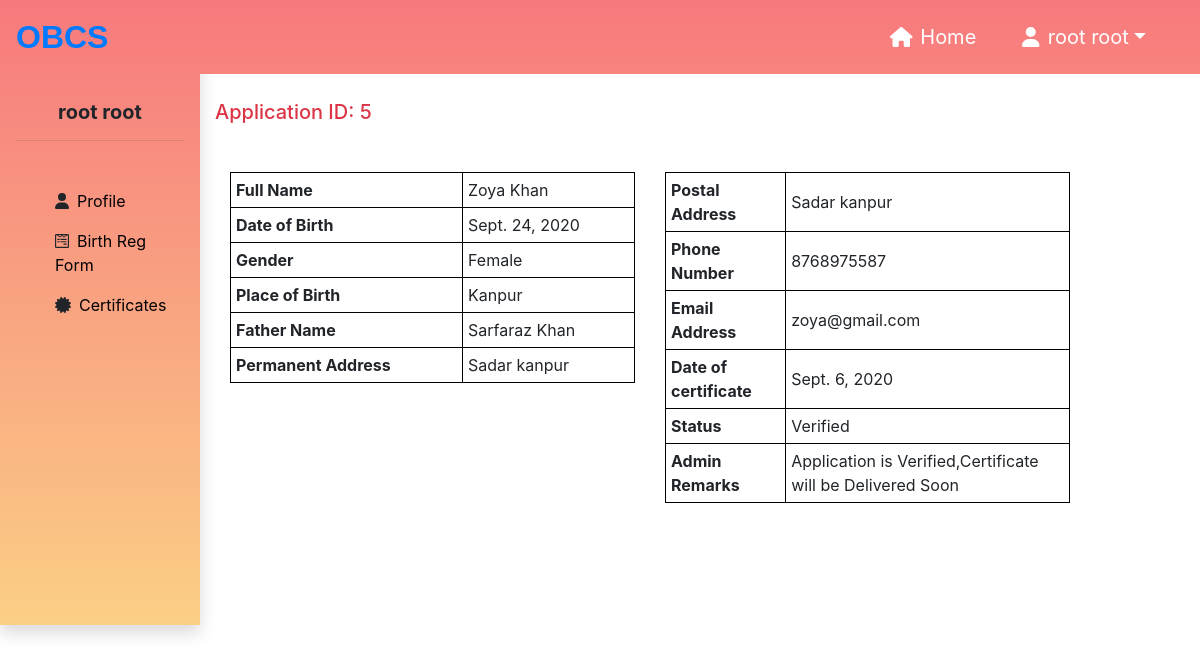
The page /user/selectcertificate/5/ (signed in) on the database its author committed.
### user/models.py (models this page shows)
class applicationmodel(models.Model):
    gen=(('Male','Male'),('Female','Female'))
    dob=models.DateField()
    gender=models.CharField(max_length=70,choices=gen,default="Male")
    name=models.CharField(max_length=70)
    birth_place=models.CharField(max_length=70)
    fname=models.CharField(max_length=70)
    permanent_address=models.TextField()
    postal_address=models.TextField()
    phone=models.IntegerField()
    email=models.EmailField()
    doa=models.DateField(default=date.today())
    status=models.CharField(max_length=70,default='Pending')
    remark=models.CharField(max_length=255,default='Application is Still Pending')
    applicant_id=models.IntegerField(null=True)

### user/views.py (the view)
# urls.py: path('selectcertificate/<int:id>/',views.selectcertificate,name="selectcertificate"),
def selectcertificate(request,id):
    if request.session.get('is_login',False)==True:
        certificate=applicationmodel.objects.get(pk=id)
        return render(request,'user/selectcertificate.html',{'certificate':certificate,'fname':request.session['fname'],
        'lname':request.session['lname'],'useremail':request.session['useremail']})
    else:
        return HttpResponseRedirect('/user/userlogin/')

### user/templates/user/selectcertificate.html
{% load static %}
{% include 'user/header.html' %}
    <div class="col-sm-9 offset-sm-3 offset-md-2 ">
        <div style="margin-top:100px;">
            <h5 class="text-danger">Application ID:  {{certificate.id}}<h5/>
        </div>
        <div class="container-fluid " >
            <div class="row mt-5">
                <div class="col-sm-6">
                   <table style="border: 1px solid black;border-collapse: collapse;width:100%;">
                        <tr>
                            <th style="border: 1px solid black;border-collapse: collapse;padding: 5px;text-align: left;">Full Name</th>
                            <td style="border: 1px solid black;border-collapse: collapse;padding: 5px;text-align: left;">{{certificate.name}}</td>
                        </tr>
                        <tr>
                            <th style="border: 1px solid black;border-collapse: collapse;padding: 5px;text-align: left;">Date of Birth</th>
                            <td style="border: 1px solid black;border-collapse: collapse;padding: 5px;text-align: left;">{{certificate.dob}}</td>
                        </tr>
                        <tr>
                            <th style="border: 1px solid black;border-collapse: collapse;padding: 5px;text-align: left;">Gender</th>
                            <td style="border: 1px solid black;border-collapse: collapse;padding: 5px;text-align: left;">{{certificate.gender}}</td>
                        </tr>
                        <tr>
                            <th style="border: 1px solid black;border-collapse: collapse;padding: 5px;text-align: left;">Place of Birth</th>
                            <td style="border: 1px solid black;border-collapse: collapse;padding: 5px;text-align: left;">{{certificate.birth_place}}</td>
                        </tr>
                        <tr>
                            <th style="border: 1px solid black;border-collapse: collapse;padding: 5px;text-align: left;">Father Name</th>
                            <td style="border: 1px solid black;border-collapse: collapse;padding: 5px;text-align: left;">{{certificate.fname}}</td>
                        </tr>
                        <tr>
                            <th style="border: 1px solid black;border-collapse: collapse;padding: 5px;text-align: left;">Permanent Address</th>
                            <td style="border: 1px solid black;border-collapse: collapse;padding: 5px;text-align: left;">{{certificate.permanent_address}}</td>
                        </tr>
                    </table>
                </div>
                <div class="col-sm-6">
                    <table style="border: 1px solid black;border-collapse: collapse;width:100%;">
                        <tr>
                            <th style="border: 1px solid black;border-collapse: collapse;padding: 5px;text-align: left;">Postal Address</th>
                            <td style="border: 1px solid black;border-collapse: collapse;padding: 5px;text-align: left;">{{certificate.postal_address}}</td>
                        </tr>
                        <tr>
                            <th style="border: 1px solid black;border-collapse: collapse;padding: 5px;text-align: left;">Phone Number</th>
                            <td style="border: 1px solid black;border-collapse: collapse;padding: 5px;text-align: left;">{{certificate.phone}}</td>
                        </tr>
                        <tr>
                            <th style="border: 1px solid black;border-collapse: collapse;padding: 5px;text-align: left;">Email Address</th>
                            <td style="border: 1px solid black;border-collapse: collapse;padding: 5px;text-align: left;">{{certificate.email}}</td>
                        </tr>
                        <tr>
                            <th style="border: 1px solid black;border-collapse: collapse;padding: 5px;text-align: left;">Date of certificate</th>
                            <td style="border: 1px solid black;border-collapse: collapse;padding: 5px;text-align: left;">{{certificate.doa}}</td>
                        </tr>
                        <tr>
                            <th style="border: 1px solid black;border-collapse: collapse;padding: 5px;text-align: left;">Status</th>
                            <td style="border: 1px solid black;border-collapse: collapse;padding: 5px;text-align: left;">{{certificate.status}}</td>
                        </tr>
                         <tr>
                            <th style="border: 1px solid black;border-collapse: collapse;padding: 5px;text-align: left;">Admin Remarks</th>
                            <td style="border: 1px solid black;border-collapse: collapse;padding: 5px;text-align: left;">{{certificate.remark}}</td>
                        </tr>
                   </table>
                </div>
            </div>
        </div>
    </div>
{% include 'user/footer.html' %}

### rows shown on the page
applicationmodel: id "5", name "Zoya Khan", dob "Sept. 24, 2020", gender "Female", birth_place "Kanpur", fname "Sarfaraz Khan", permanent_address "Sadar kanpur", postal_address "Sadar kanpur", phone "8768975587", email "zoya@gmail.com", doa "Sept. 6, 2020", status "Verified", remark "Application is Verified,Certificate will be Delivered Soon"

### other values the page prints
{{ fname }} "root"
{{ lname }} "root"
